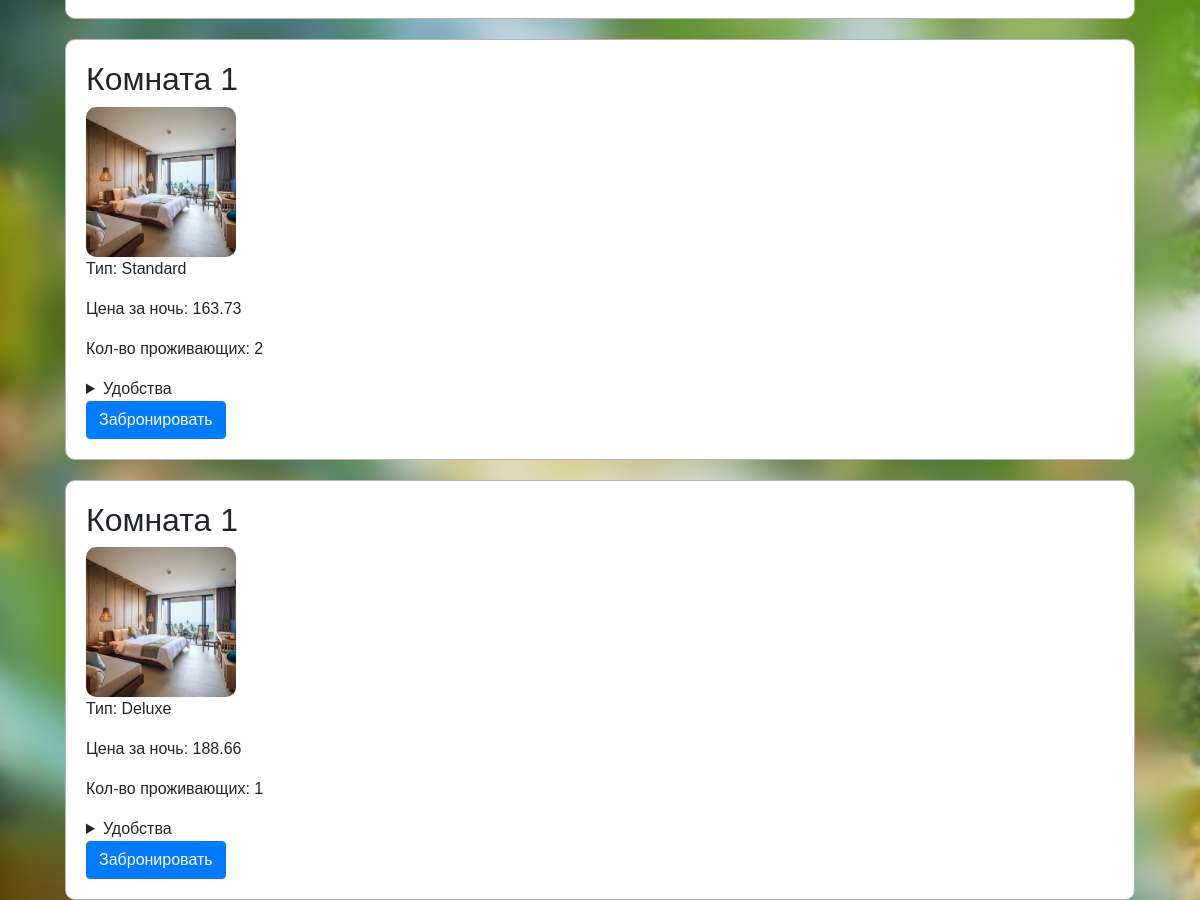
Before: / (middle part) with the older database file.
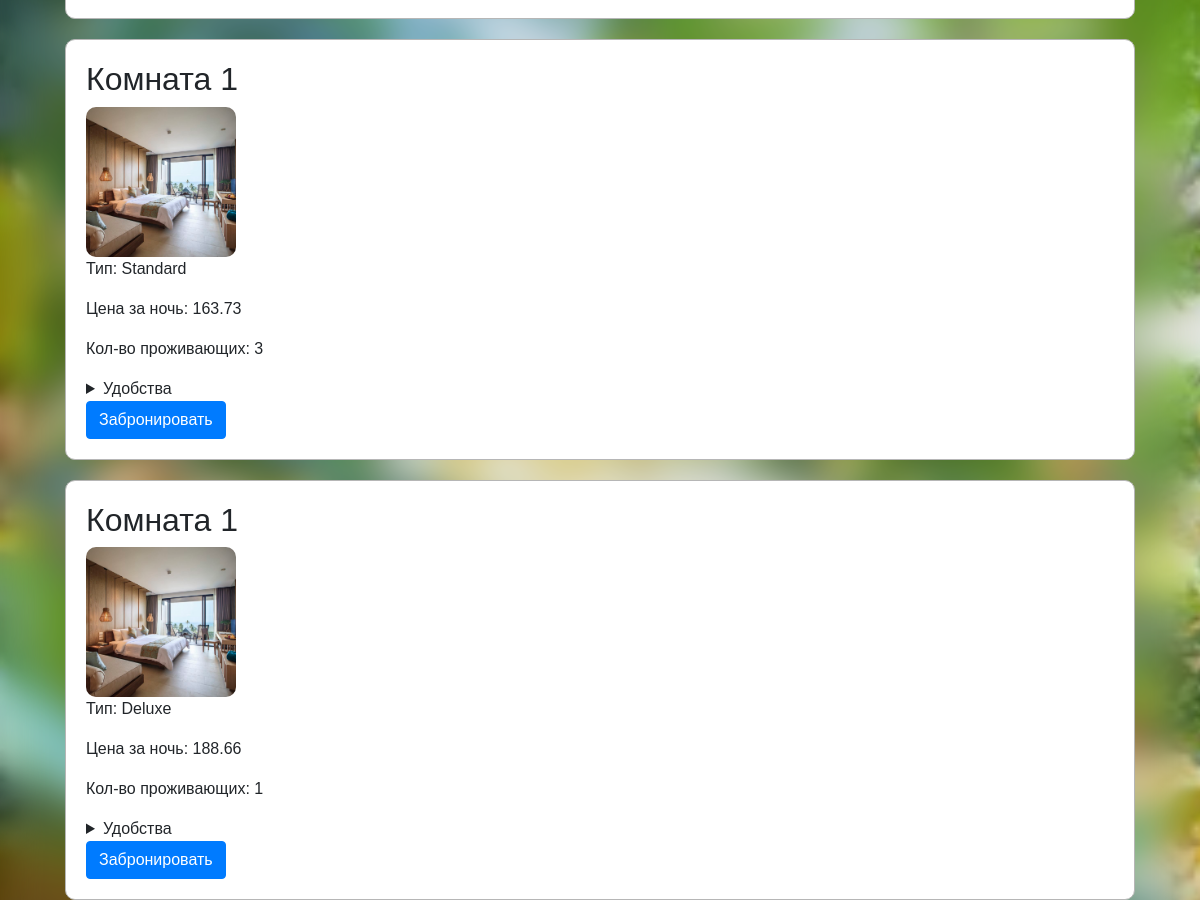
After: the same page with the newer database file.
### bookings/models.py (models this page shows, shortened)
class Room(models.Model):
    name = models.CharField(max_length=100, verbose_name="Название номера")
    room_number = models.CharField(max_length=10, verbose_name="Номер комнаты")
    room_type = models.CharField(max_length=50, verbose_name="Тип номера")
    price_per_night = models.DecimalField(max_digits=6, decimal_places=2, verbose_name="Цена за ночь")
    max_occupancy = models.IntegerField(verbose_name="Максимальная вместимость")
    amenities = models.ManyToManyField('Amenity', blank=True, verbose_name="Удобства")
    image = models.ImageField(upload_to='images/', verbose_name="Изображение")
    history = HistoricalRecords()  # Отслеживание истории
    class Meta:
        verbose_name = "Номер"
        verbose_name_plural = "Номера"
        ordering = ['name']

### bookings/views.py (the view)
# urls.py: path('', views.index, name='index'),
def index(request):
    rooms = Room.objects.all()
    filterset = RoomFilter(request.GET, queryset=rooms)  # Применяем фильтр
    filtered_queryset = filterset.qs  # Получаем отфильтрованный queryset
    paginator = Paginator(filtered_queryset, 5)  # Разбиваем на страницы по 5 объектов
    page_number = request.GET.get('page')  # Получаем номер страницы из GET-запроса
    rooms = paginator.get_page(page_number)  # Получаем объект страницы
    context = {
        'rooms': rooms,
        'filterset': filterset,
    }
    return render(request, 'bookings/index.html', context)

### bookings/models.py (called while the page is built)
    def __str__(self):
        return self.name

### bookings/templates/bookings/index.html (shortened to what this page needs)
{% load crispy_forms_tags %}
<!DOCTYPE html>
<html>
<head>
    {% load static %}
    <link rel="stylesheet" type="text/css"
          href="https://stackpath.bootstrapcdn.com/bootstrap/4.5.2/css/bootstrap.min.css">
    <link rel="stylesheet" href="{% static 'css/styles.css' %}">
</head>
<body>
<div class="container">
    <div class="room">
    </div>
    <div class="rooms-list">
        {% for room in rooms %}
            <div class="room">
                <h2>{{ room.name }}</h2>
                <img src="{{ room.image.url }}" alt="Room Image" class="room-image">
                <p>Тип: {{ room.room_type }}</p>
                <p>Цена за ночь: {{ room.price_per_night }}</p>
                <p>Кол-во проживающих: {{ room.max_occupancy }}</p>
                <details>
                    <summary>Удобства</summary>
                </details>
                <button class="btn btn-primary" data-toggle="modal" data-target="#bookingModal">Забронировать</button>
            </div>
        {% endfor %}
    </div>
</div>
</body>
</html>

### static/styles.css (style rules this page uses)
body { font-family: Arial, sans-serif; background-image: url("/media/images/background.webp"); backdrop-filter: brightness(110%) saturate(150%) blur(20px) contrast(80%); background-size: cover; background-attachment: fixed; margin: 0; padding: 0; min-height: 100vh; }
.container { margin-top: 80px; }
.room { padding: 20px; margin: 20px; background: white; border: 1px solid #b6b6b6; border-radius: 10px; }
.room-image { width: 150px; height: 150px; border-radius: 10px; object-fit: cover; }

Changed rows visible on the page:
changed Room "Standard": max_occupancy "2" → "3"
